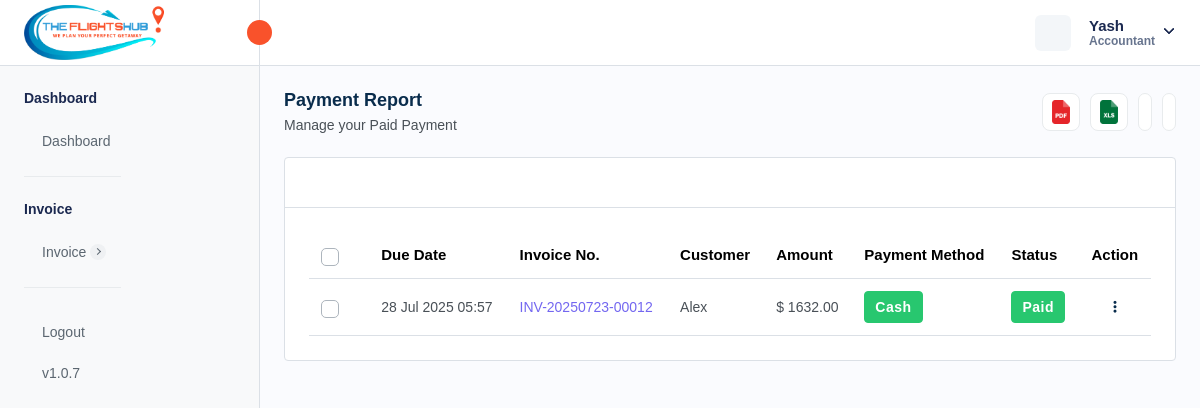
Page /payment-paid.php (signed in) on the committed database.
### tables this page shows
CREATE TABLE `company_settings` (
  `company_id` int NOT NULL AUTO_INCREMENT,
  `company_name` varchar(255) DEFAULT NULL,
  `company_email` varchar(255) DEFAULT NULL,
  `company_phone` varchar(20) DEFAULT NULL,
  `company_website` varchar(255) DEFAULT NULL,
  `company_logo` varchar(255) DEFAULT NULL,
  `favicon` varchar(255) DEFAULT NULL,
  `address` text,
  `country` varchar(100) DEFAULT NULL,
  `state` varchar(100) DEFAULT NULL,
  `city` varchar(100) DEFAULT NULL,
  `postal_code` varchar(20) DEFAULT NULL,
  `gst_number` varchar(255) DEFAULT NULL,
  `bz_number` varchar(255) DEFAULT NULL,
  `created_at` timestamp NULL DEFAULT CURRENT_TIMESTAMP,
  `updated_at` timestamp NULL DEFAULT CURRENT_TIMESTAMP ON UPDATE CURRENT_TIMESTAMP,
  PRIMARY KEY (`company_id`)
);

CREATE TABLE `invoice` (
  `invoice_id` int NOT NULL AUTO_INCREMENT,
  `invoice_number` varchar(255) NOT NULL,
  `invoice_title` varchar(255) DEFAULT NULL,
  `payment_method` enum('CREDIT_CARD','DEBIT_CARD','CASH','CASH_DEPOSIT','NET_BANKING','PAYPAL','OTHER') NOT NULL,
  `transaction_id` varchar(255) DEFAULT NULL,
  `status` enum('PAID','PENDING','CANCELLED','REFUNDED') NOT NULL,
  `airline_name` text,
  `travel_date` varchar(45) DEFAULT NULL,
  `due_date` varchar(255) DEFAULT NULL,
  `customer_name` varchar(255) DEFAULT NULL,
  `service_id` json DEFAULT NULL,
  `from_location` text,
  `to_location` text,
  `customer_address` longtext,
  `description` longtext,
  `reminder_enabled` int NOT NULL DEFAULT '0',
  `reminder_count` int NOT NULL DEFAULT '0',
  `organization` varchar(255) DEFAULT NULL,
  `passenger_details` json DEFAULT NULL,
  `total_amount` decimal(10,2) NOT NULL,
  `created_at` timestamp NULL DEFAULT CURRENT_TIMESTAMP,
  `updated_at` timestamp NULL DEFAULT CURRENT_TIMESTAMP ON UPDATE CURRENT_TIMESTAMP,
  `created_by` int NOT NULL,
  `is_active` int NOT NULL DEFAULT '1',
  `customer_email` varchar(255) DEFAULT NULL,
  PRIMARY KEY (`invoice_id`),
  UNIQUE KEY `invoice_number_UNIQUE` (`invoice_number`),
  UNIQUE KEY `transaction_id_UNIQUE` (`transaction_id`)
);

CREATE TABLE `localization_settings` (
  `id` int NOT NULL AUTO_INCREMENT,
  `language` varchar(50) DEFAULT 'English',
  `timezone` varchar(100) DEFAULT 'UTC',
  `date_format` varchar(20) DEFAULT 'd M Y',
  `time_format` varchar(10) DEFAULT '12',
  `currency_id` int DEFAULT NULL,
  `created_at` datetime DEFAULT CURRENT_TIMESTAMP,
  `updated_at` datetime DEFAULT CURRENT_TIMESTAMP ON UPDATE CURRENT_TIMESTAMP,
  PRIMARY KEY (`id`)
);

CREATE TABLE `currency` (
  `currency_id` int NOT NULL AUTO_INCREMENT,
  `currency_name` varchar(255) DEFAULT NULL,
  `currency_code` varchar(45) DEFAULT NULL,
  `currency_symbol` varchar(45) DEFAULT NULL,
  `currency_rate` decimal(10,2) DEFAULT NULL,
  `created_at` timestamp NULL DEFAULT CURRENT_TIMESTAMP,
  `updated_at` timestamp NULL DEFAULT NULL,
  `is_active` int DEFAULT '1',
  PRIMARY KEY (`currency_id`)
);

### payment-paid.php (the view, shortened to what this page needs)
<?php
require "./database/config.php";
try {
    $stmtFetchInvoices = $db->prepare("SELECT * FROM invoice
    WHERE invoice.status = 'PAID' AND invoice.is_active = 1
    ");
    if ($stmtFetchInvoices->execute()) {
        $invoices = $stmtFetchInvoices->get_result();
    } else {
        $_SESSION['error'] = 'Error for fetching customers';
    }
    $stmtFetchCompanySettings = $db->prepare("SELECT * FROM company_settings");
    $stmtFetchCompanySettings->execute();
    $companySettings = $stmtFetchCompanySettings->get_result()->fetch_array(MYSQLI_ASSOC);
    $stmtFetchLocalizationSettings = $db->prepare("SELECT * FROM localization_settings INNER JOIN currency ON localization_settings.currency_id = currency.currency_id;");
    $stmtFetchLocalizationSettings->execute();
    $localizationSettings = $stmtFetchLocalizationSettings->get_result()->fetch_array(MYSQLI_ASSOC);
} catch (Exception $e) {
    $_SESSION['error'] = $e;
}
?>
<!DOCTYPE html>
<html lang="en">
<head>
    <link rel="stylesheet" href="assets/css/bootstrap.min.css" />
    <link rel="stylesheet" href="assets/css/bootstrap-datetimepicker.min.css" />
    <link rel="stylesheet" href="assets/plugins/daterangepicker/daterangepicker.css" />
    <link rel="stylesheet" href="assets/css/animate.css" />
    <link rel="stylesheet" href="assets/plugins/select2/css/select2.min.css" />
    <link rel="stylesheet" href="assets/css/dataTables.bootstrap5.min.css" />
    <link rel="stylesheet" href="assets/plugins/fontawesome/css/fontawesome.min.css" />
    <link rel="stylesheet" href="assets/plugins/fontawesome/css/all.min.css" />
    <link rel="stylesheet" href="assets/css/style.css" />
    <link rel="stylesheet" href="https://cdn.jsdelivr.net/npm/notyf@3/notyf.min.css" />
</head>
</head>
<body>
    <div class="main-wrapper">
        <div class="header">
            <?php require_once("header.php"); ?>
        </div>
        <div class="sidebar" id="sidebar">
            <?php require_once("sidebar.php"); ?>
        </div>
        <div class="page-wrapper">
            <div class="content">
                <div class="page-header justify-content-between">
                    <div class="page-title">
                        <h4>Payment Report</h4>
                        <h6>Manage your Paid Payment</h6>
                    </div>
                    <ul class="table-top-head">
                        <li>
                            <a data-bs-toggle="tooltip" onclick="exportToPDF()" data-bs-placement="top" title="Pdf"><img
                                    src="assets/img/icons/pdf.svg" alt="img" /></a>
                        </li>
                        <li>
                            <a data-bs-toggle="tooltip" onclick="exportToExcel()" data-bs-placement="top"
                                title="Excel"><img src="assets/img/icons/excel.svg" alt="img" /></a>
                        </li>
                        <li>
                            <a href="" data-bs-toggle="tooltip" data-bs-placement="top" title="Refresh"></a>
                        </li>
                        <li>
                            <a data-bs-toggle="tooltip" data-bs-placement="top" title="Collapse" id="collapse-header"></a>
                        </li>
                    </ul>
                </div>
                <div class="card table-list-card">
                    <div class="card-body">
                        <div class="table-top">
                            <div class="search-set">
                                <div class="search-input">
                                    <a href="" class="btn btn-searchset"></a>
                                </div>
                            </div>
                        </div>
                        <div class="table-responsive">
                            <table id="myTable" class="table datanew">
                                <thead>
                                    <tr>
                                        <th class="no-sort">
                                            <label class="checkboxs">
                                                <span class="checkmarks"></span>
                                            </label>
                                        </th>
                                        <th>Due Date</th>
                                        <th>Invoice No.</th>
                                        <th>Customer</th>
                                        <th>Amount</th>
                                        <th>Payment Method</th>
                                        <th>Status</th>
                                        <th class="no-sort text-center">Action</th>
                                    </tr>
                                </thead>
                                <tbody>
                                    <?php foreach ($invoices->fetch_all(MYSQLI_ASSOC) as $invoice) { ?>
                                        <tr>
                                            <td>
                                                <label class="checkboxs">
                                                    <span class="checkmarks"></span>
                                                </label>
                                            </td>
                                            <td><?php $date = new DateTime($invoice['due_date']);
                                            echo $date->format(isset($localizationSettings["date_format"]) ? $localizationSettings["date_format"] : "d M Y") ?></td>
                                            <td class="ref-number"><?php echo $invoice['invoice_number'] ?></td>
                                            <td>
                                                <?php echo $invoice['customer_name'] ?>
                                            </td>
                                            <td>
                                                <?php echo (isset($localizationSettings["currency_symbol"]) ? $localizationSettings["currency_symbol"] : "$") . " " . $invoice['total_amount'] ?>
                                            </td>
                                            <td class="payment-info">
                                                <?php if ($invoice['payment_method'] == 'CREDIT_CARD') { ?>
                                                    <span class="badge badge-lg bg-success">Credit Card</span>
                                                <?php } elseif ($invoice['payment_method'] == 'DEBIT_CARD') { ?>
                                                    <span class="badge badge-lg bg-success">Debit Card</span>
                                                <?php } elseif ($invoice['payment_method'] == 'CASH') { ?>
                                                    <span class="badge badge-lg bg-success">Cash</span>
                                                <?php } elseif ($invoice['payment_method'] == 'NET_BANKING') { ?>
                                                    <span class="badge badge-lg bg-primary">Net Banking</span>
                                                <?php } elseif ($invoice['payment_method'] == 'PAYPAL') { ?>
                                                    <span class="badge badge-lg bg-primary">Paypal</span>
                                                <?php } elseif ($invoice['payment_method'] == 'OTHER') { ?>
                                                    <span class="badge badge-lg bg-warning">Other</span>
                                                <?php } ?>
                                            </td>
                                            <td>
                                                <?php if ($invoice['status'] == 'PAID') { ?>
                                                    <span class="badge badge-lg bg-success">Paid</span>
                                                <?php } elseif ($invoice['status'] == 'CANCELLED') { ?>
                                                    <span class="badge badge-lg bg-danger">Cancelled</span>
                                                <?php } elseif ($invoice['status'] == 'PENDING') { ?>
                                                    <span class="badge badge-lg bg-warning">Pending</span>
                                                <?php } elseif ($invoice['status'] == 'REFUNDED') { ?>
                                                    <span class="badge badge-lg bg-primary">Refunded</span>
                                                <?php } ?>
                                            </td>
                                            <td class="text-center">
                                                <a class="action-set" href="javascript:void(0);" data-bs-toggle="dropdown"
                                                    aria-expanded="true">
                                                    <i class="fa fa-ellipsis-v" aria-hidden="true"></i>
                                                </a>
                                            </td>
                                        </tr>
                                    <?php } ?>
                                </tbody>
                            </table>
                        </div>
                    </div>
                </div>
            </div>
        </div>
    </div>
</body>
</html>

### header.php (shortened to what this page needs)
<div class="header">
    <div class="header-left active">
        <a href="admin-dashboard.php" class="logo logo-normal">
            <img src="<?= isset($companySettings['company_logo']) ? $companySettings['company_logo'] : "assets/img/logo/vis-logo.png" ?>" alt="" />
        </a>
        <a id="toggle_btn" href="javascript:void(0);">
            <i data-feather="chevrons-left" class="feather-16"></i>
        </a>
    </div>
    <ul class="nav user-menu">
        <li class="nav-item nav-item-box">
            <a href="javascript:void(0);" id="btnFullscreen">
            </a>
        </li>
        <li class="nav-item dropdown has-arrow main-drop">
            <a href="javascript:void(0);" class="dropdown-toggle nav-link userset" data-bs-toggle="dropdown">
                <span class="user-info">
                    <span class="user-detail">
                        <span
                            class="user-name"><?php echo isset($_SESSION['admin_name']) ? $_SESSION['admin_name'] : "Vibrantick" ?></span>
                        <span class="user-role"><?php echo isset($_SESSION['admin_role']) ? $_SESSION['admin_role'] : "Admin"  ?></span>
                    </span>
                </span>
            </a>
        </li>
    </ul>
</div>

### rows in the picture
company_settings: company_logo (picture)
invoice: due_date.date_format "28 Jul 2025 05:57", invoice_number "INV-20250723-00012", customer_name "Alex", total_amount "1632.00", payment_method "Cash", status "Paid"
currency: currency_symbol "$"

### other values in the picture
$_SESSION['admin_name'] "Yash"
$_SESSION['admin_role'] "Accountant"
